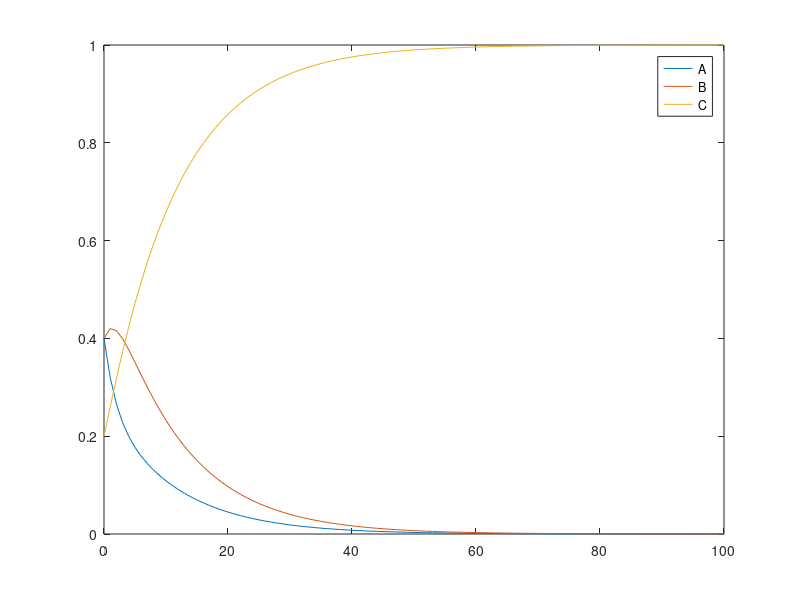

The MATLAB script that drew this image:
% Leslie matrix for customers in A, B and C

L = [0.70 0.10 0.00;
       0.25 0.80 0.00;
       0.05 0.10 1.00];
   
check = sum(L); % should equal one for each column

N = 100;

% adding in a matrix for the results

results = zeros(N+1,5);
X = [40000 40000 20000]';

TotalPop = sum(X);

results(1,:) = [0 X' sum(X)];
disp([0 X' sum(X)]);


for i = 1:N
    X = L*X;
    results(i+1,:) = [i X' sum(X)];
    disp([i X' sum(X)]);
end


prop_res = results(:,1:4);
prop_res(:,2:4) = prop_res(:,2:4)/TotalPop;


plot(prop_res(:,1),prop_res(:,2:4));
legend('A','B','C');

      